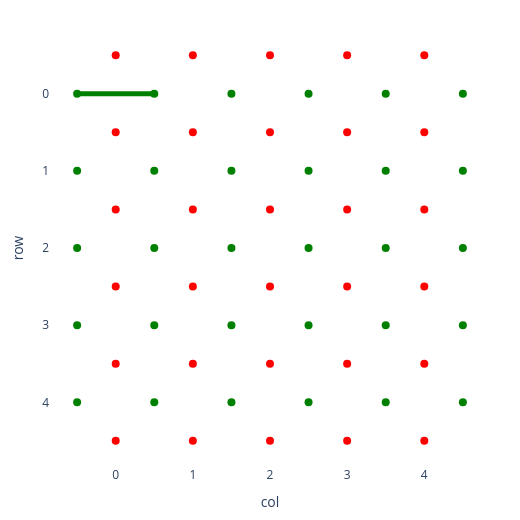
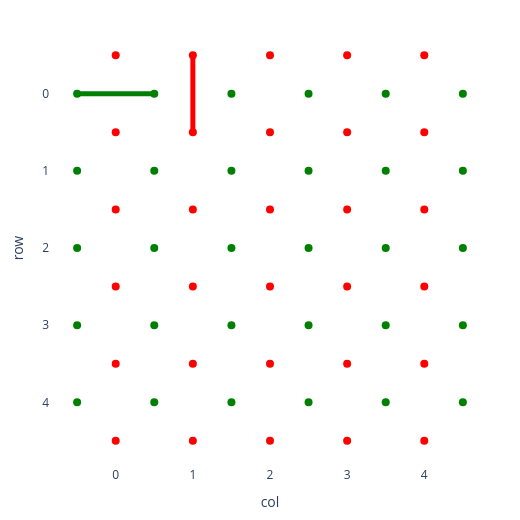

The notebook cell these images were saved under, in order:
### Code cell
game.make_move(0, 0)
game.visualize()
game.make_move(0, 1)
game.visualize()
game.make_move(1, 0)
game.visualize()

### Figure 1 — Plotly figure (JSON) as saved in the notebook; plotly's stock layout.template omitted (floating-point values rounded to 4 significant figures)
{"data": [{"hoverinfo": "skip", "marker": {"color": "green", "size": 8}, "mode": "markers", "showlegend": false, "type": "scatter", "x": [0, 0, 0, 0, 0, 1, 1, 1, 1, 1, 2, 2, 2, 2, 2, 3, 3, 3, 3, 3, 4, 4, 4, 4, 4, 5, 5, 5, 5, 5], "y": [0.5, 1.5, 2.5, 3.5, 4.5, 0.5, 1.5, 2.5, 3.5, 4.5, 0.5, 1.5, 2.5, 3.5, 4.5, 0.5, 1.5, 2.5, 3.5, 4.5, 0.5, 1.5, 2.5, 3.5, 4.5, 0.5, 1.5, 2.5, 3.5, 4.5]}, {"hoverinfo": "skip", "marker": {"color": "red", "size": 8}, "mode": "markers", "showlegend": false, "type": "scatter", "x": [0.5, 1.5, 2.5, 3.5, 4.5, 0.5, 1.5, 2.5, 3.5, 4.5, 0.5, 1.5, 2.5, 3.5, 4.5, 0.5, 1.5, 2.5, 3.5, 4.5, 0.5, 1.5, 2.5, 3.5, 4.5, 0.5, 1.5, 2.5, 3.5, 4.5], "y": [0, 0, 0, 0, 0, 1, 1, 1, 1, 1, 2, 2, 2, 2, 2, 3, 3, 3, 3, 3, 4, 4, 4, 4, 4, 5, 5, 5, 5, 5]}], "layout": {"height": 520, "margin": {"b": 50, "l": 50, "r": 30, "t": 30}, "plot_bgcolor": "white", "shapes": [{"line": {"color": "green", "width": 5}, "type": "line", "x0": 0, "x1": 1, "y0": 0.5, "y1": 0.5}], "width": 520, "xaxis": {"range": [-0.3, 5.3], "scaleanchor": "y", "tickmode": "array", "ticktext": ["0", "1", "2", "3", "4"], "tickvals": [0.5, 1.5, 2.5, 3.5, 4.5], "title": {"text": "col"}}, "yaxis": {"autorange": false, "range": [5.3, -0.3], "tickmode": "array", "ticktext": ["0", "1", "2", "3", "4"], "tickvals": [0.5, 1.5, 2.5, 3.5, 4.5], "title": {"text": "row"}}}}

### Figure 2 — Plotly figure (JSON) as saved in the notebook; plotly's stock layout.template omitted (floating-point values rounded to 4 significant figures)
{"data": [{"hoverinfo": "skip", "marker": {"color": "green", "size": 8}, "mode": "markers", "showlegend": false, "type": "scatter", "x": [0, 0, 0, 0, 0, 1, 1, 1, 1, 1, 2, 2, 2, 2, 2, 3, 3, 3, 3, 3, 4, 4, 4, 4, 4, 5, 5, 5, 5, 5], "y": [0.5, 1.5, 2.5, 3.5, 4.5, 0.5, 1.5, 2.5, 3.5, 4.5, 0.5, 1.5, 2.5, 3.5, 4.5, 0.5, 1.5, 2.5, 3.5, 4.5, 0.5, 1.5, 2.5, 3.5, 4.5, 0.5, 1.5, 2.5, 3.5, 4.5]}, {"hoverinfo": "skip", "marker": {"color": "red", "size": 8}, "mode": "markers", "showlegend": false, "type": "scatter", "x": [0.5, 1.5, 2.5, 3.5, 4.5, 0.5, 1.5, 2.5, 3.5, 4.5, 0.5, 1.5, 2.5, 3.5, 4.5, 0.5, 1.5, 2.5, 3.5, 4.5, 0.5, 1.5, 2.5, 3.5, 4.5, 0.5, 1.5, 2.5, 3.5, 4.5], "y": [0, 0, 0, 0, 0, 1, 1, 1, 1, 1, 2, 2, 2, 2, 2, 3, 3, 3, 3, 3, 4, 4, 4, 4, 4, 5, 5, 5, 5, 5]}], "layout": {"height": 520, "margin": {"b": 50, "l": 50, "r": 30, "t": 30}, "plot_bgcolor": "white", "shapes": [{"line": {"color": "green", "width": 5}, "type": "line", "x0": 0, "x1": 1, "y0": 0.5, "y1": 0.5}, {"line": {"color": "red", "width": 5}, "type": "line", "x0": 1.5, "x1": 1.5, "y0": 0, "y1": 1}], "width": 520, "xaxis": {"range": [-0.3, 5.3], "scaleanchor": "y", "tickmode": "array", "ticktext": ["0", "1", "2", "3", "4"], "tickvals": [0.5, 1.5, 2.5, 3.5, 4.5], "title": {"text": "col"}}, "yaxis": {"autorange": false, "range": [5.3, -0.3], "tickmode": "array", "ticktext": ["0", "1", "2", "3", "4"], "tickvals": [0.5, 1.5, 2.5, 3.5, 4.5], "title": {"text": "row"}}}}
